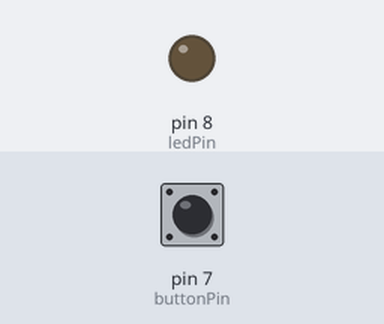
A sketch run on a simulated Arduino Uno, built with avr-gcc and run on an emulated ATmega328P. Shown: output pins drawn as LEDs (lit = HIGH). The test bench sets the inputs (shaded band); at power-on: pin 7 (buttonPin) HIGH.

Above: at 1.2 s.
1.3 s: pin 7 (buttonPin) pulled LOW for 0.15 s
At 1.37 s:
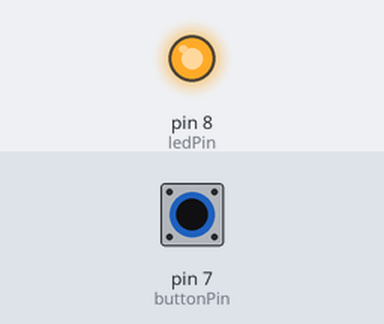
2.9 s: pin 7 (buttonPin) pulled LOW for 3.2 s
At 7.1 s:
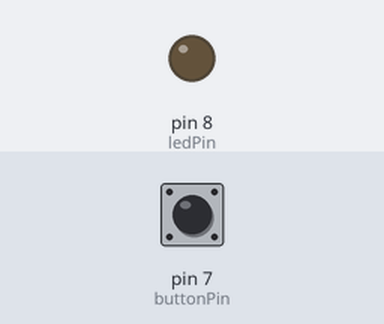
Timing chart, 0 to 8.6 s (numbered marks = the images above; inputs shaded):
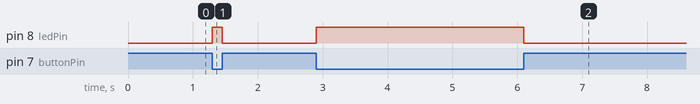

Measured:
- after the input at 1.3 s, pin 8 (ledPin): LOW → HIGH at once, → LOW 0.15 s later
- after the input at 2.9 s, pin 8 (ledPin): LOW → HIGH at once, → LOW 3.2 s later

The sketch:

Button.ino
```cpp
/*
 Swieci sie dioda - a gdy przycisne przycisk  to przestaje swiecic
dioda podlaczona do D0(pin 8)
button do B7 (pin 7)

 Turns on and off a light emitting diode(LED) connected to digital
 pin 13, when pressing a pushbutton attached to pin 2.


 The circuit:
 * LED attached from pin 13 to ground
 * pushbutton attached to pin 2 from +5V
 * 10K resistor attached to pin 2 from ground

 * Note: on most Arduinos there is already an LED on the board
 attached to pin 13.


 http://www.arduino.cc/en/Tutorial/Button
 */

// constants won't change. They're used here to
// set pin numbers:
const int buttonPin = 7;     // the number of the pushbutton pin
const int ledPin =  8;      // the number of the LED pin

// variables will change:
int buttonState = 0;         // variable for reading the pushbutton status

void setup() {
  // initialize the LED pin as an output:
  pinMode(ledPin, OUTPUT);
  // initialize the pushbutton pin as an input:
  pinMode(buttonPin, INPUT_PULLUP);
}

void loop(){
  // read the state of the pushbutton value:
  buttonState = digitalRead(buttonPin);

  // check if the pushbutton is pressed.
  // if it is, the buttonState is HIGH:
  if (buttonState == HIGH) {
    // turn LED on:
    digitalWrite(ledPin, LOW);
  }
  else {
    // turn LED off:
    digitalWrite(ledPin, HIGH);
  }
}
```
